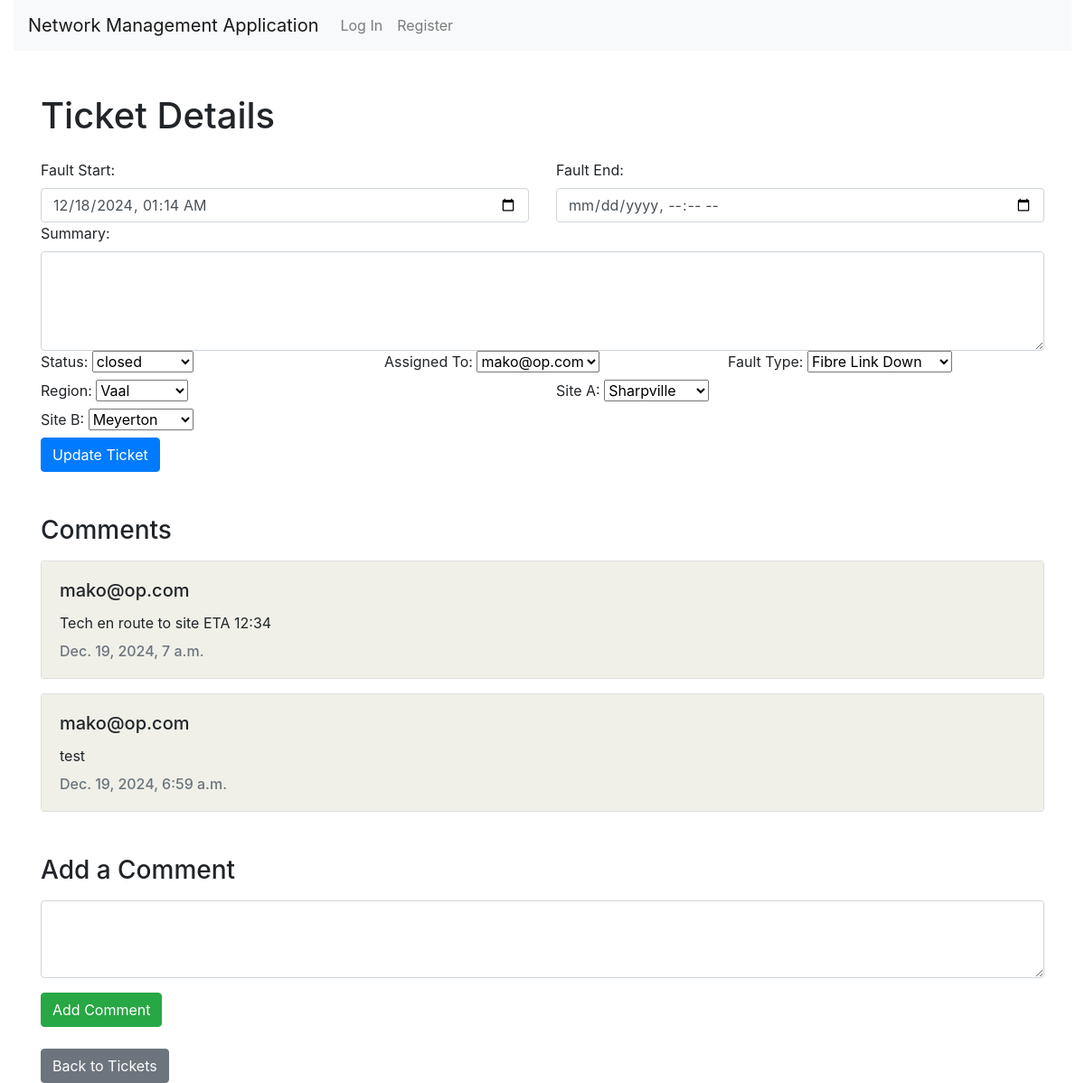
The page /tickets/4/details/ on the database as committed earlier.
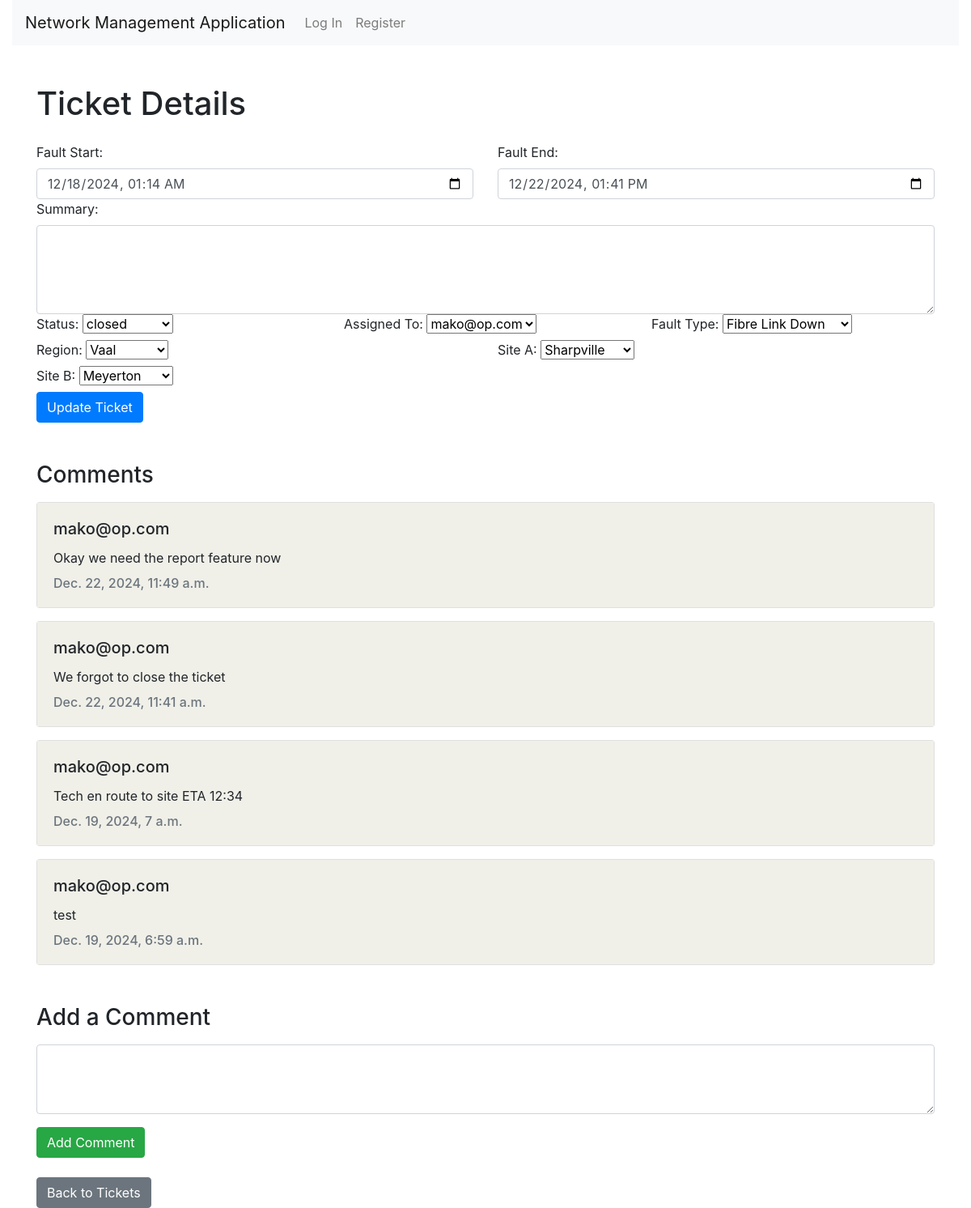
The same page on the database as committed later.
### nms/models.py (models this page shows, shortened)
class Ticket(models.Model):
    fault_start = models.CharField(max_length=255, null=True, blank=True)
    fault_end = models.CharField(max_length=255, null=True, blank=True)
    summary = models.TextField(null=True, blank=True)
    status = models.ForeignKey('TicketStatus', on_delete=models.CASCADE, related_name='tickets', default=1)
    created_at = models.DateTimeField(auto_now_add=True)
    assigned_to = models.ForeignKey(User, on_delete=models.CASCADE, related_name='tickets', null=True, blank=True)
    fault_type = models.ForeignKey(FaultType, on_delete=models.CASCADE, related_name='tickets', null=True, blank=True)
    region = models.ForeignKey(Region, on_delete=models.CASCADE, related_name='tickets', null=True, blank=True)
    site_A = models.ForeignKey(Site, on_delete=models.CASCADE, related_name='site_A_tickets', null=True, blank=True)
    site_B = models.ForeignKey(Site, on_delete=models.CASCADE, related_name='site_B_tickets', null=True, blank=True)

class TicketStatus(models.Model):
    name = models.CharField(max_length=50, unique=True)

class User(AbstractUser):
    ROLES = (
        ('noc', 'NOC Staff'),
        ('technician', 'Technician'),
        ('manager', 'Manager'),
        ('client', 'Client')
    )
    role = models.CharField(max_length=50, choices=ROLES, default='client')

class FaultType(models.Model):
    name = models.CharField(max_length=100, unique=True)

class Region(models.Model):
    name = models.CharField(max_length=100, unique=True)

class Site(models.Model):
    name = models.CharField(max_length=100, unique=True)
    region = models.ForeignKey(Region, on_delete=models.CASCADE, related_name='sites')

class Comment(models.Model):
    ticket = models.ForeignKey(Ticket, on_delete=models.CASCADE, related_name='comments')
    user = models.ForeignKey(User, on_delete=models.CASCADE)
    content = models.TextField()
    created_date = models.DateTimeField(auto_now_add=True)

### nms/views.py (the view)
# urls.py: path('tickets/<int:ticket_id>/details/', views.view_ticket, name='view_ticket'),
def view_ticket(request, ticket_id):
    ticket = get_object_or_404(Ticket, id=ticket_id)
    comments = ticket.comments.select_related('user').order_by('-created_date')
    statuses = TicketStatus.objects.all()
    fault_types = FaultType.objects.all()
    regions = Region.objects.all()
    sites = Site.objects.all()
    users = User.objects.all()
    return render(request, 'nms/view_ticket.html', {
        'ticket': ticket,
        'statuses': statuses,
        'fault_types': fault_types,
        'regions': regions,
        'sites': sites,
        'users': users,
        'comments': comments
    })

### nms/templates/nms/view_ticket.html (shortened to what this page needs)
{% extends "nms/layout.html" %}
{% block body %}
<div class="container mt-5">
    <h1 class="mb-4">Ticket Details</h1>
    <form id="edit-ticket-form" class="row g-3" action="{% url 'update_ticket' ticket.id %}">
        <div class="col-md-6">
            <label for="fault_start" class="form-label">Fault Start:</label>
            <input type="datetime-local" class="form-control" id="fault_start" name="fault_start" value="{{ ticket.fault_start }}">
        </div>
        <div class="col-md-6">
            <label for="fault_end" class="form-label">Fault End:</label>
            <input type="datetime-local" class="form-control" id="fault_end" name="fault_end" value="{{ ticket.fault_end }}">
        </div>
        <div class="col-12">
            <label for="summary" class="form-label">Summary:</label>
            <textarea class="form-control" id="summary" name="summary" rows="4">{{ ticket.summary }}</textarea>
        </div>
        <div class="col-md-4">
            <label for="status" class="form-label">Status:</label>
            <select class="form-select" id="status" name="status">
                {% for status in statuses %}
                <option value="{{ status.id }}" {% if ticket.status.id == status.id %}selected{% endif %}>
                    {{ status.name }}
                </option>
                {% endfor %}
            </select>
        </div>
        <div class="col-md-4">
            <label for="assigned_to" class="form-label">Assigned To:</label>
            <select class="form-select" id="assigned_to" name="assigned_to">
                {% for user in users %}
                <option value="{{ user.id }}" {% if ticket.assigned_to.id == user.id %}selected{% endif %}>
                    {{ user.username }}
                </option>
                {% endfor %}
            </select>
        </div>
        <div class="col-md-4">
            <label for="fault_type" class="form-label">Fault Type:</label>
            <select class="form-select" id="fault_type" name="fault_type">
                {% for fault_type in fault_types %}
                <option value="{{ fault_type.id }}" {% if ticket.fault_type.id == fault_type.id %}selected{% endif %}>
                    {{ fault_type.name }}
                </option>
                {% endfor %}
            </select>
        </div>
        <div class="col-md-6">
            <label for="region" class="form-label">Region:</label>
            <select class="form-select" id="region" name="region">
                {% for region in regions %}
                <option value="{{ region.id }}" {% if ticket.region.id == region.id %}selected{% endif %}>
                    {{ region.name }}
                </option>
                {% endfor %}
            </select>
        </div>
        <div class="col-md-6">
            <label for="site_A" class="form-label">Site A:</label>
            <select class="form-select" id="site_A" name="site_A">
                {% for site in sites %}
                <option value="{{ site.id }}" {% if ticket.site_A.id == site.id %}selected{% endif %}>
                    {{ site.name }}
                </option>
                {% endfor %}
            </select>
        </div>
        <div class="col-md-6">
            <label for="site_B" class="form-label">Site B:</label>
            <select class="form-select" id="site_B" name="site_B">
                {% for site in sites %}
                <option value="{{ site.id }}" {% if ticket.site_B.id == site.id %}selected{% endif %}>
                    {{ site.name }}
                </option>
                {% endfor %}
            </select>
        </div>
        <div class="col-12">
            <button type="button" class="btn btn-primary" id="update-ticket">Update Ticket</button>
        </div>
    </form>
    <h3 class="mt-5">Comments</h3>
    <div id="comments-section" class="mt-3">
        {% for comment in comments %}
        <div class="card mb-3">
            <div class="card-body comment">
                <h5 class="card-title">{{ comment.user.username }}</h5>
                <p class="card-text mt-2">{{ comment.content }}</p>
                <h6 class="card-subtitle text-muted">{{ comment.created_date }}</h6>
            </div>
        </div>
        {% empty %}
        <p>No comments yet.</p>
        {% endfor %}
    </div>
    <h3 class="mt-5">Add a Comment</h3>
    <form method="POST" action="{% url 'add_comment' ticket.id %}" class="mt-3">
        <textarea class="form-control mb-3" name="content" rows="3" required></textarea>
        <button type="submit" class="btn btn-success">Add Comment</button>
    </form>
    <a href="/tickets/" class="btn btn-secondary mt-4">Back to Tickets</a>
</div>
{% endblock %}

### nms/templates/nms/layout.html (shortened to what this page needs)
{% load static %}
<!DOCTYPE html>
<html lang="en">
    <head>
        <link rel="stylesheet" href="https://stackpath.bootstrapcdn.com/bootstrap/4.4.1/css/bootstrap.min.css">
        {% load static %}
        <link href="{% static 'nms/styles.css' %}" rel="stylesheet">
    </head>
    <body>
        <div class="container-fluid">
        <nav class="navbar navbar-expand-lg navbar-light bg-light">
            <a class="navbar-brand" href="/">Network Management Application</a>
            <div>
              <ul class="navbar-nav mr-auto">
                {% if user.is_authenticated %}
                    <li class="nav-item">
                        <a class="nav-link" href="#"><strong>{{ user.username }}</strong></a>
                    </li>
                    <li class="nav-item">
                        <a class="nav-link" href="{% url 'index' %}">Home</a>
                    </li>
                    <li class="nav-item">
                        <a class="nav-link" href="{% url 'logout' %}">Log Out</a>
                    </li>
                {% else %}
                    <li class="nav-item">
                        <a class="nav-link" href="{% url 'login' %}">Log In</a>
                    </li>
                    <li class="nav-item">
                        <a class="nav-link" href="{% url 'register' %}">Register</a>
                    </li>
                {% endif %}
              </ul>
            </div>
          </nav>
        <div class="body">
            {% block body %}
            {% endblock %}
        </div>
    </div>
    </body>
</html>

### nms/static/nms/styles.css (style rules this page uses)
.comment { background-color: rgb(240, 240, 233); }

Rows that differ between the two databases and show on the page:
changed Ticket "closed": fault_end (not shown) → "12/22/2024 13:41"
added Comment: user.username "mako@op.com", content "Okay we need the report feature now", created_date "Dec. 22, 2024, 11:49 a.m."
added Comment: user.username "mako@op.com", content "We forgot to close the ticket", created_date "Dec. 22, 2024, 11:41 a.m."
